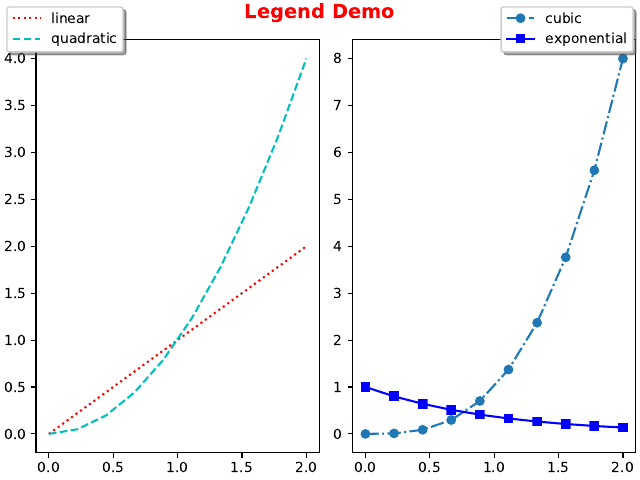

Reproduce this figure in Python.
# Plotting a legend for all the artists on all the sub-axes of a figure.
import matplotlib.pyplot as plt
import numpy as np


x = np.linspace(0, 2, 10)

fig, ax = plt.subplots(nrows=1, ncols=2, constrained_layout=True)
fig.suptitle('Legend Demo', fontsize=14, fontweight='bold', c='r')
l1, l2 = ax[0].plot(x, x, ':r', x, x**2, '--c')
l3, l4 = ax[1].plot(x, x**3, '-.o', x, np.exp(-x), 's-b')


# Set legend
fig.legend((l1, l2), ('linear','quadratic'), loc='upper left', shadow=True, fancybox=True)
fig.legend((l3, l4), ('cubic', 'exponential'), loc='upper right', shadow=True, fancybox=True)


plt.savefig('set_legend_on_subaxes.pdf')
plt.show()
